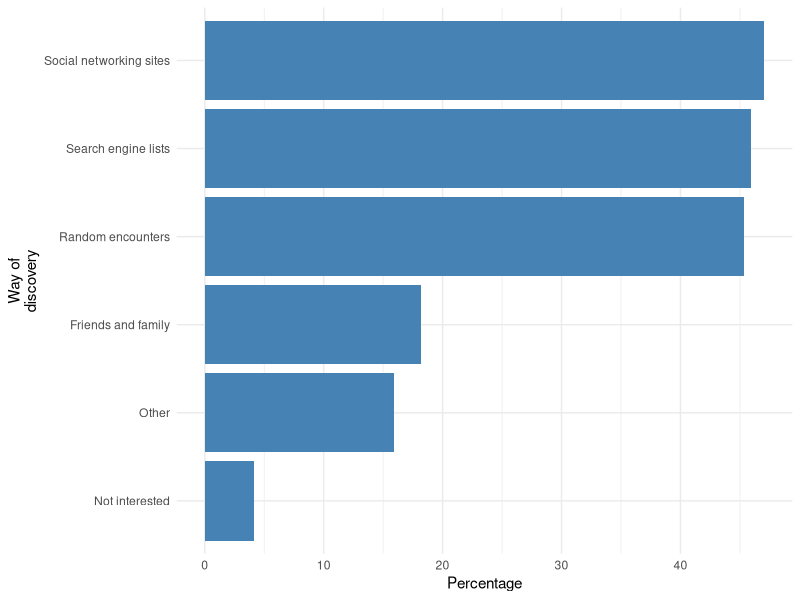

R code for this plot:
library(ggplot2)

cairo_pdf("onion-discovery.pdf", height=1.4, width=4)

df <- data.frame(
    freq = c("Social networking sites", "Search engine lists",
             "Random encounters", "Friends and family",
             "Other", "Not interested"),
    pct = c(47.06, 45.92, 45.35, 18.22, 15.94, 4.17)
)

df$freq <- factor(df$freq, levels = df$freq[order(df$pct)])

ggplot(data = df, aes(x = freq, y = pct)) +
       geom_bar(stat = "identity", fill = "steelblue") +
       labs(x = "Way of\ndiscovery") +
       labs(y = "Percentage") +
       coord_flip() +
       theme_minimal()

dev.off()
